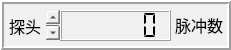
   <widget class="QFrame" name="frame_2">
    <property name="geometry">
     <rect>
      <x>10</x>
      <y>285</y>
      <width>231</width>
      <height>50</height>
     </rect>
    </property>
    <property name="styleSheet">
     <string notr="true">background-color: rgb(240, 240, 240);
alternate-background-color: rgb(255, 0, 0);</string>
    </property>
    <property name="frameShape">
     <enum>QFrame::Box</enum>
    </property>
    <property name="frameShadow">
     <enum>QFrame::Raised</enum>
    </property>
    <property name="lineWidth">
     <number>2</number>
    </property>
    <widget class="QLabel" name="label_14">
     <property name="geometry">
      <rect>
       <x>175</x>
       <y>10</y>
       <width>50</width>
       <height>31</height>
      </rect>
     </property>
     <property name="sizePolicy">
      <sizepolicy hsizetype="Fixed" vsizetype="Fixed">
       <horstretch>0</horstretch>
       <verstretch>0</verstretch>
      </sizepolicy>
     </property>
     <property name="font">
      <font>
       <family>Arial</family>
       <pointsize>12</pointsize>
       <weight>50</weight>
       <italic>false</italic>
       <bold>false</bold>
      </font>
     </property>
     <property name="styleSheet">
      <string notr="true">font: 12pt &quot;Arial&quot;;</string>
     </property>
     <property name="text">
      <string notr="true" extracomment="mL/min">&lt;html&gt;&lt;head/&gt;&lt;body&gt;&lt;p&gt;脉冲数&lt;/p&gt;&lt;/body&gt;&lt;/html&gt;</string>
     </property>
     <property name="textFormat">
      <enum>Qt::AutoText</enum>
     </property>
    </widget>
    <widget class="QLCDNumber" name="lcdNumber_6">
     <property name="geometry">
      <rect>
       <x>60</x>
       <y>10</y>
       <width>111</width>
       <height>31</height>
      </rect>
     </property>
     <property name="minimumSize">
      <size>
       <width>80</width>
       <height>25</height>
      </size>
     </property>
     <property name="font">
      <font>
       <family>Arial</family>
       <pointsize>12</pointsize>
       <weight>50</weight>
       <italic>false</italic>
       <bold>false</bold>
      </font>
     </property>
     <property name="styleSheet">
      <string notr="true">font: 12pt &quot;Arial&quot;;</string>
     </property>
     <property name="smallDecimalPoint">
      <bool>false</bool>
     </property>
     <property name="digitCount">
      <number>6</number>
     </property>
     <property name="segmentStyle">
      <enum>QLCDNumber::Flat</enum>
     </property>
    </widget>
    <widget class="QTextEdit" name="textEdit_3">
     <property name="geometry">
      <rect>
       <x>5</x>
       <y>10</y>
       <width>55</width>
       <height>30</height>
      </rect>
     </property>
     <property name="font">
      <font>
       <family>Arial</family>
       <pointsize>12</pointsize>
       <kerning>true</kerning>
      </font>
     </property>
     <property name="styleSheet">
      <string notr="true">background-color: rgb(240, 240, 240);
alternate-background-color: rgb(255, 0, 0);
</string>
     </property>
     <property name="frameShape">
      <enum>QFrame::NoFrame</enum>
     </property>
     <property name="lineWidth">
      <number>0</number>
     </property>
     <property name="html">
      <string>&lt;!DOCTYPE HTML PUBLIC &quot;-//W3C//DTD HTML 4.0//EN&quot; &quot;http://www.w3.org/TR/REC-html40/strict.dtd&quot;&gt;
&lt;html&gt;&lt;head&gt;&lt;meta name=&quot;qrichtext&quot; content=&quot;1&quot; /&gt;&lt;style type=&quot;text/css&quot;&gt;
p, li { white-space: pre-wrap; }
&lt;/style&gt;&lt;/head&gt;&lt;body style=&quot; font-family:'Arial'; font-size:12pt; font-weight:400; font-style:normal;&quot;&gt;
&lt;p style=&quot; margin-top:0px; margin-bottom:0px; margin-left:0px; margin-right:0px; -qt-block-indent:0; text-indent:0px;&quot;&gt;探头3&lt;/p&gt;&lt;/body&gt;&lt;/html&gt;</string>
     </property>
     <property name="acceptRichText">
      <bool>false</bool>
     </property>
    </widget>
    <widget class="QLabel" name="label_69">
     <property name="geometry">
      <rect>
       <x>430</x>
       <y>70</y>
       <width>21</width>
       <height>31</height>
      </rect>
     </property>
     <property name="sizePolicy">
      <sizepolicy hsizetype="Fixed" vsizetype="Fixed">
       <horstretch>0</horstretch>
       <verstretch>0</verstretch>
      </sizepolicy>
     </property>
     <property name="font">
      <font>
       <family>Arial</family>
       <pointsize>7</pointsize>
       <weight>50</weight>
       <italic>false</italic>
       <bold>false</bold>
       <kerning>true</kerning>
      </font>
     </property>
     <property name="styleSheet">
      <string notr="true">font: 7pt &quot;Arial&quot;;</string>
     </property>
     <property name="text">
      <string>3</string>
     </property>
    </widget>
    <widget class="QLabel" name="label_60">
     <property name="geometry">
      <rect>
       <x>415</x>
       <y>75</y>
       <width>21</width>
       <height>31</height>
      </rect>
     </property>
     <property name="sizePolicy">
      <sizepolicy hsizetype="Fixed" vsizetype="Fixed">
       <horstretch>0</horstretch>
       <verstretch>0</verstretch>
      </sizepolicy>
     </property>
     <property name="font">
      <font>
       <family>Arial</family>
       <pointsize>10</pointsize>
       <weight>50</weight>
       <italic>false</italic>
       <bold>false</bold>
      </font>
     </property>
     <property name="styleSheet">
      <string notr="true">font: 10pt &quot;Arial&quot;;</string>
     </property>
     <property name="text">
      <string>M</string>
     </property>
    </widget>
    <widget class="QLabel" name="label_77">
     <property name="geometry">
      <rect>
       <x>245</x>
       <y>75</y>
       <width>40</width>
       <height>30</height>
      </rect>
     </property>
     <property name="sizePolicy">
      <sizepolicy hsizetype="Minimum" vsizetype="Minimum">
       <horstretch>0</horstretch>
       <verstretch>0</verstretch>
      </sizepolicy>
     </property>
     <property name="minimumSize">
      <size>
       <width>40</width>
       <height>30</height>
      </size>
     </property>
     <property name="font">
      <font>
       <family>Arial</family>
       <pointsize>10</pointsize>
       <weight>50</weight>
       <italic>false</italic>
       <bold>false</bold>
      </font>
     </property>
     <property name="styleSheet">
      <string notr="true"/>
     </property>
     <property name="text">
      <string>累计</string>
     </property>
    </widget>
   </widget>
